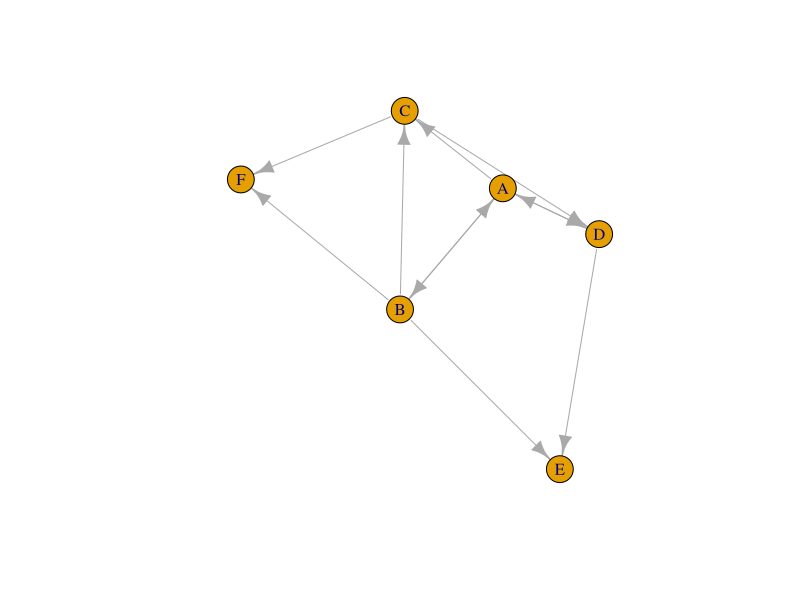
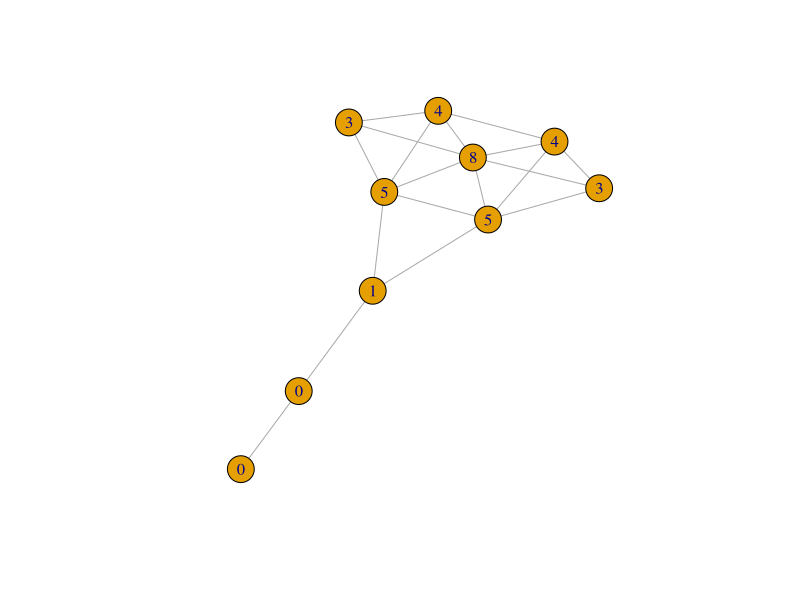
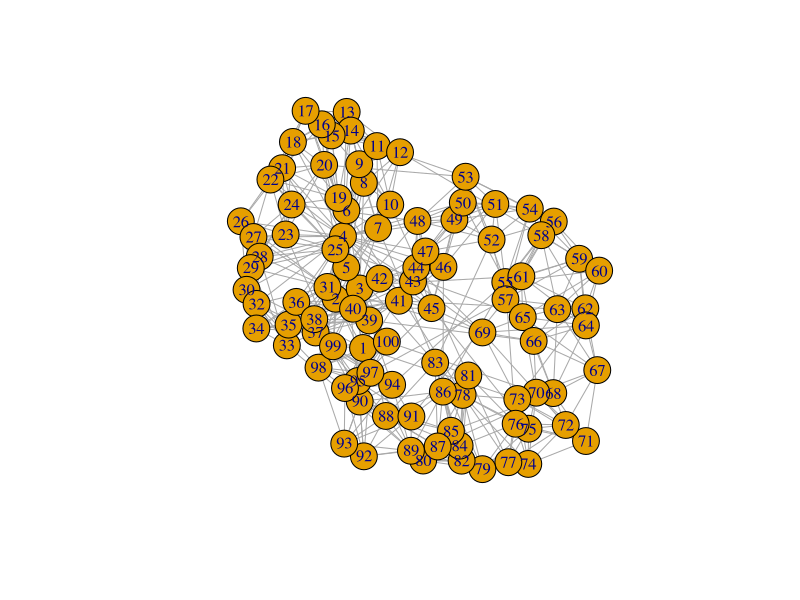

The R script that drew these images, in order:
library("igraph")

kite <- graph.famous("Krackhardt_Kite")
vcount(kite)
ecount(kite)
ecount(kite) / (vcount(kite) * (vcount(kite) - 1) / 2)

dir_graph <- graph.formula(A ++ B, A ++ D, A -+ C, B -+ C, B -+ E, B -+ F, C -+ D, C -+ F, D -+ E)
plot(dir_graph)
reciprocity(dir_graph)
dyad.census(dir_graph)
mutual <- dyad.census(dir_graph)$mut
mutual / (ecount(dir_graph))

atri <- adjacent.triangles(kite)
plot(kite, vertex.label = atri)
transitivity(kite, type = "local")
adjacent.triangles(kite) / (degree(kite) * (degree(kite) - 1) / 2)

graph_2 <- barabasi.game(50, p = 2, directed = F)
graph_1 <- watts.strogatz.game(1, size = 100, nei = 5, p = 0.05)
graph <- graph.union(graph_1, graph_2)
graph <- simplify(graph)
plot(graph)